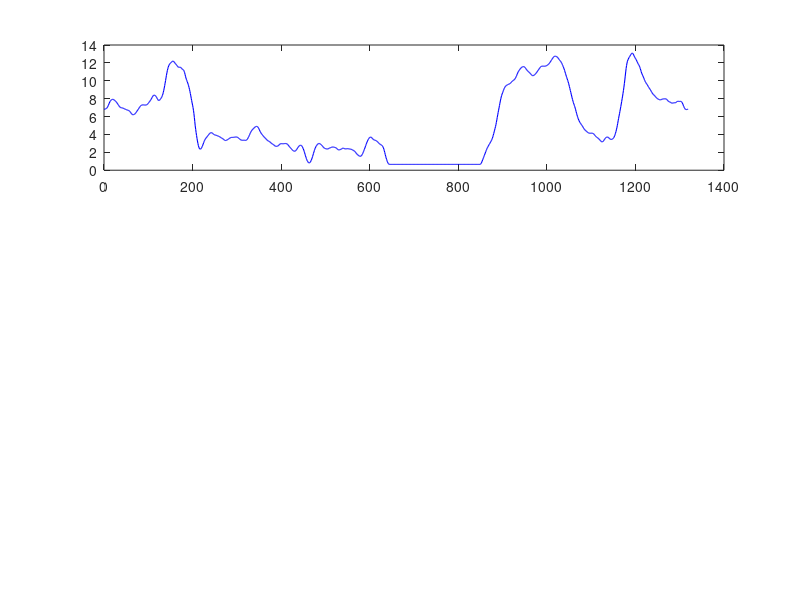

This chart was generated by the following MATLAB code: (Note: this script raises an error after producing the figure.)
%%  Shell Eco-marathon 2025 EU - Yakit Pili & Arac Modeli
clear; clc; close all;
load('vehicle_data.mat');

%% Figure 1: FC Calisma Noktasi
figure('Name','FC Profilleri','Position',[100 100 1200 600]);
subplot(3,1,1); plot(s,I_FC,'b-','LineWidth',0.8); hold on;
yline(I_max,'r--'); yline(35,'Color',[1 .5 0],'LineStyle','--');
ylabel('I (A)'); title('FC Akim Profili'); grid on;
subplot(3,1,2); plot(s,V_FC,'r-','LineWidth',0.8);
ylabel('V (V)'); title('FC Gerilim Profili'); grid on;
subplot(3,1,3); plot(s,P_FC,'m-','LineWidth',0.8); hold on;
plot(s,P_wheel,'b-','LineWidth',0.8);
yline(P_FC_max,'r--'); legend('P_{FC}','P_{wheel}','P_{FC,max}');
xlabel('Mesafe (m)'); ylabel('P (W)'); title('Guc Profili'); grid on;

%% Figure 2: H2 Debi
figure('Name','H2 Tuketim','Position',[100 100 1000 500]);
yyaxis left; area(s,H2_flow_mlmin,'FaceAlpha',0.4,'FaceColor','g');
ylabel('H_2 Debi (ml/min)');
yyaxis right; plot(s,H2_cumulative,'k-','LineWidth',1.5);
ylabel('Kumulatif H_2 (L)');
xlabel('Mesafe (m)'); title('H_2 Debi ve Kumulatif Tuketim'); grid on;

%% Figure 3: Polarizasyon
figure('Name','Polarizasyon','Position',[100 100 800 500]);
yyaxis left; plot(LUT_I,LUT_V,'b-o','LineWidth',2); ylabel('V (V)');
yyaxis right; plot(LUT_I,LUT_P,'r-s','LineWidth',2); ylabel('P (W)');
hold on; scatter(I_FC(I_FC>0.1),P_FC(I_FC>0.1),3,'r','filled','MarkerFaceAlpha',0.3);
xlabel('I (A)'); title('Polarizasyon Egrisi'); grid on;
legend('V-I','P-I','Sim. Noktalari');

%% Konsol Raporu
fprintf('\n=== YAKIT PILI MODEL SONUCLARI ===\n');
fprintf('Tur suresi     : %.1f s (%.0f dk %.1f sn)\n', T_lap, floor(T_lap/60), mod(T_lap,60));
fprintf('H2 tuketimi    : %.4f L (%.3f g)\n', H2_total_L, H2_total_g);
fprintf('km/L_H2        : %.1f\n', km_per_L);
fprintf('km/g_H2        : %.2f\n', km_per_g);
fprintf('Genel verim    : %.1f %%\n', eta_overall*100);
fprintf('Enerjetik verim: %.1f %%\n', eta_energetik*100);

%% LUT Tablo
fprintf('\n  I(A)  |  V(V)  | P_FC(W) | H2(ml/min)\n');
fprintf('  ------|--------|---------|----------\n');
for k=1:numel(LUT_I)
    fprintf('  %5.1f | %5.1f  | %7.1f | %7.0f\n', LUT_I(k), LUT_V(k), LUT_P(k), LUT_H2(k));
end
fprintf('Dogrulama OK!\n');
